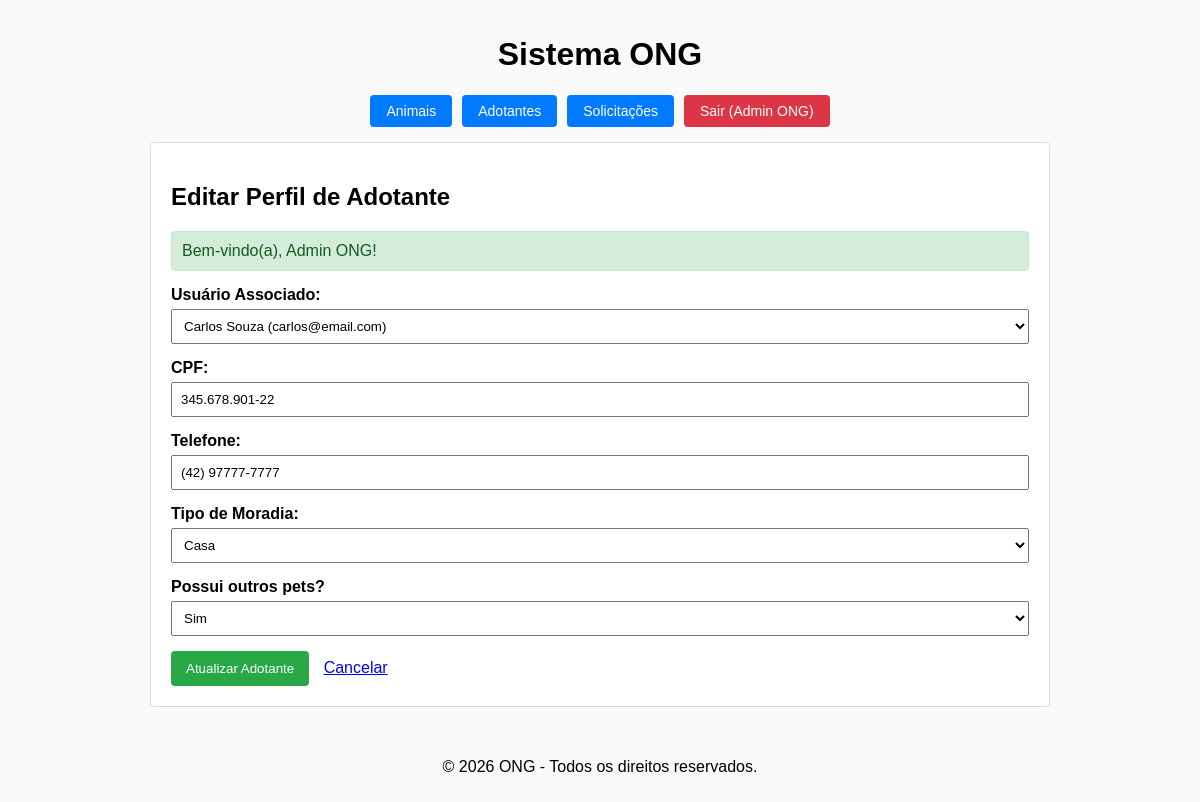
The page /adotantes/editar?id=4 (signed in) on the database its author committed.
### tables this page shows
CREATE TABLE adotantes_perfis (
    id INT AUTO_INCREMENT PRIMARY KEY,
    usuario_id INT NOT NULL,
    cpf VARCHAR(14) NOT NULL UNIQUE,
    telefone VARCHAR(20) NOT NULL,
    tipo_moradia ENUM('Casa', 'Apartamento', 'Chácara') NOT NULL,
    tem_outros_pets TINYINT(1) DEFAULT 0,
    FOREIGN KEY (usuario_id) REFERENCES usuarios(id) ON DELETE CASCADE
);

CREATE TABLE usuarios (
    id INT AUTO_INCREMENT PRIMARY KEY,
    nome VARCHAR(100) NOT NULL,
    email VARCHAR(100) NOT NULL UNIQUE,
    senha VARCHAR(255) NOT NULL,
    tipo ENUM('admin', 'adotante') NOT NULL DEFAULT 'adotante'
);

### app/Controllers/AdotanteController.php (called while the page is built, shortened)
<?php
class AdotanteController
{
    private Adotante $adotanteModel;
    public function __construct()
    {
        $this->adotanteModel = new Adotante();
    }
    public function form(): void
    {
        $id = (int) ($_GET['id'] ?? 0);
        $adotante = null;
        if ($id > 0) {
            $adotante = $this->adotanteModel->findByID($id);
        }
        $usuarios = $this->adotanteModel->buscarUsuarios();
        require_once __DIR__ . '/../Views/adotantes/form.php';
    }
}

### app/Models/Model.php (called while the page is built, shortened)
<?php
abstract class Model
{
    public function __construct()
    {
        $database = new Database();
        $this->db = $database->getConnection();
    }
}

### config/Database.php (called while the page is built, shortened)
<?php
class database
{
    private string $host = 'db';
    private string $database = 'ong_adocao';
    private string $user = 'root';
    private string $password = 'root';
    public function getConnection(): PDO
    {
        $dsn = "mysql:host={$this->host}; dbname={$this->database}; charset=utf8mb4";
        return new PDO($dsn, $this->user, $this->password, [
            PDO::ATTR_ERRMODE => PDO::ERRMODE_EXCEPTION,
            PDO::ATTR_DEFAULT_FETCH_MODE => PDO::FETCH_ASSOC
        ]);
    }
}

### app/Models/Adotante.php (called while the page is built, shortened)
<?php
class Adotante extends Model
{
    public function findByID(int $id): ?array
    {
        $query = $this->db->prepare(
            "SELECT ap.*, u.nome AS usuario_nome, u.email AS usuario_email
             FROM adotantes_perfis ap
             JOIN usuarios u ON ap.usuario_id = u.id
             WHERE ap.id = :id"
        );
        $query->execute(['id' => $id]);
        return $query->fetch() ?: null;
    }
    public function buscarUsuarios(): array
    {
        $query = $this->db->query("SELECT id, nome, email, tipo FROM usuarios ORDER BY nome ASC");
        return $query->fetchAll();
    }
}

### app/Views/adotantes/form.php (the view, shortened to what this page needs)
<?php require_once __DIR__ . '/../layouts/header.php'; ?>
<?php
$editando = isset($adotante) && $adotante !== null;
?>
<h2><?= $editando ? 'Editar Perfil de Adotante' : 'Cadastrar Perfil de Adotante' ?></h2>
<?php require_once __DIR__ . '/../includes/feedback.php'; ?>
<form
    action="<?= $editando ? '/adotantes/atualizar' : '/adotantes/salvar' ?>"
    method="POST"
>
    <div class="campo">
        <label for="usuario_id">Usuário Associado:</label>
        <select
            id="usuario_id"
            name="usuario_id"
            style="width: 100%; padding: 8px; box-sizing: border-box;"
            required
        >
            <?php if (!empty($usuarios)): ?>
                <?php foreach ($usuarios as $usuario): ?>
                    <option
                        value="<?= htmlspecialchars($usuario['id']) ?>"
                        <?= ($adotante['usuario_id'] ?? '') == $usuario['id'] ? 'selected' : '' ?>
                    >
                        <?= htmlspecialchars($usuario['nome']) ?>
                        (<?= htmlspecialchars($usuario['email']) ?>)
                    </option>
                <?php endforeach; ?>
            <?php endif; ?>
        </select>
    </div>
    <div class="campo">
        <label for="cpf">CPF:</label>
        <input
            type="text"
            id="cpf"
            name="cpf"
            placeholder="000.000.000-00"
            maxlength="14"
            value="<?= htmlspecialchars($adotante['cpf'] ?? '') ?>"
            required
        >
    </div>
    <div class="campo">
        <label for="telefone">Telefone:</label>
        <input
            type="text"
            id="telefone"
            name="telefone"
            placeholder="(00) 00000-0000"
            maxlength="20"
            value="<?= htmlspecialchars($adotante['telefone'] ?? '') ?>"
            required
        >
    </div>
    <div class="campo">
        <label for="tipo_moradia">Tipo de Moradia:</label>
        <select
            id="tipo_moradia"
            name="tipo_moradia"
            style="width: 100%; padding: 8px; box-sizing: border-box;"
            required
        >
            <option
                value="Casa"
                <?= ($adotante['tipo_moradia'] ?? '') === 'Casa' ? 'selected' : '' ?>
            >
                Casa
            </option>
        </select>
    </div>
    <div class="campo">
        <label for="tem_outros_pets">Possui outros pets?</label>
        <select
            id="tem_outros_pets"
            name="tem_outros_pets"
            style="width: 100%; padding: 8px; box-sizing: border-box;"
        >
            <option
                value="1"
                <?= ($adotante['tem_outros_pets'] ?? 0) == 1 ? 'selected' : '' ?>
            >
                Sim
            </option>
        </select>
    </div>
    <button type="submit">
        <?= $editando ? 'Atualizar Adotante' : 'Salvar Adotante' ?>
    </button>
    <a href="/adotantes" style="margin-left: 10px;">
        Cancelar
    </a>
</form>
<?php require_once __DIR__ . '/../layouts/footer.php'; ?>

### public/css/style.css (style rules this page uses)
body { font-family: Arial, sans-serif; margin: 0; padding: 0; display: flex; flex-direction: column; align-items: center; min-height: 100vh; background-color: #f9f9f9; }
.campo { margin-bottom: 15px; }
label { display: block; margin-bottom: 5px; font-weight: bold; }
input, select, textarea { width: 100%; padding: 8px; box-sizing: border-box; }
button { padding: 10px 15px; background-color: #28a745; color: white; border: none; border-radius: 4px; cursor: pointer; }

### rows shown on the page
adotantes_perfis: usuario_id "Carlos Souza (carlos@email.com)", cpf "345.678.901-22", telefone "(42) 97777-7777", tipo_moradia "Casa", tem_outros_pets "Sim"

### other values the page prints
$_SESSION['usuario']['nome'] "Admin ONG"
$mensagem "Bem-vindo(a), Admin ONG!"
